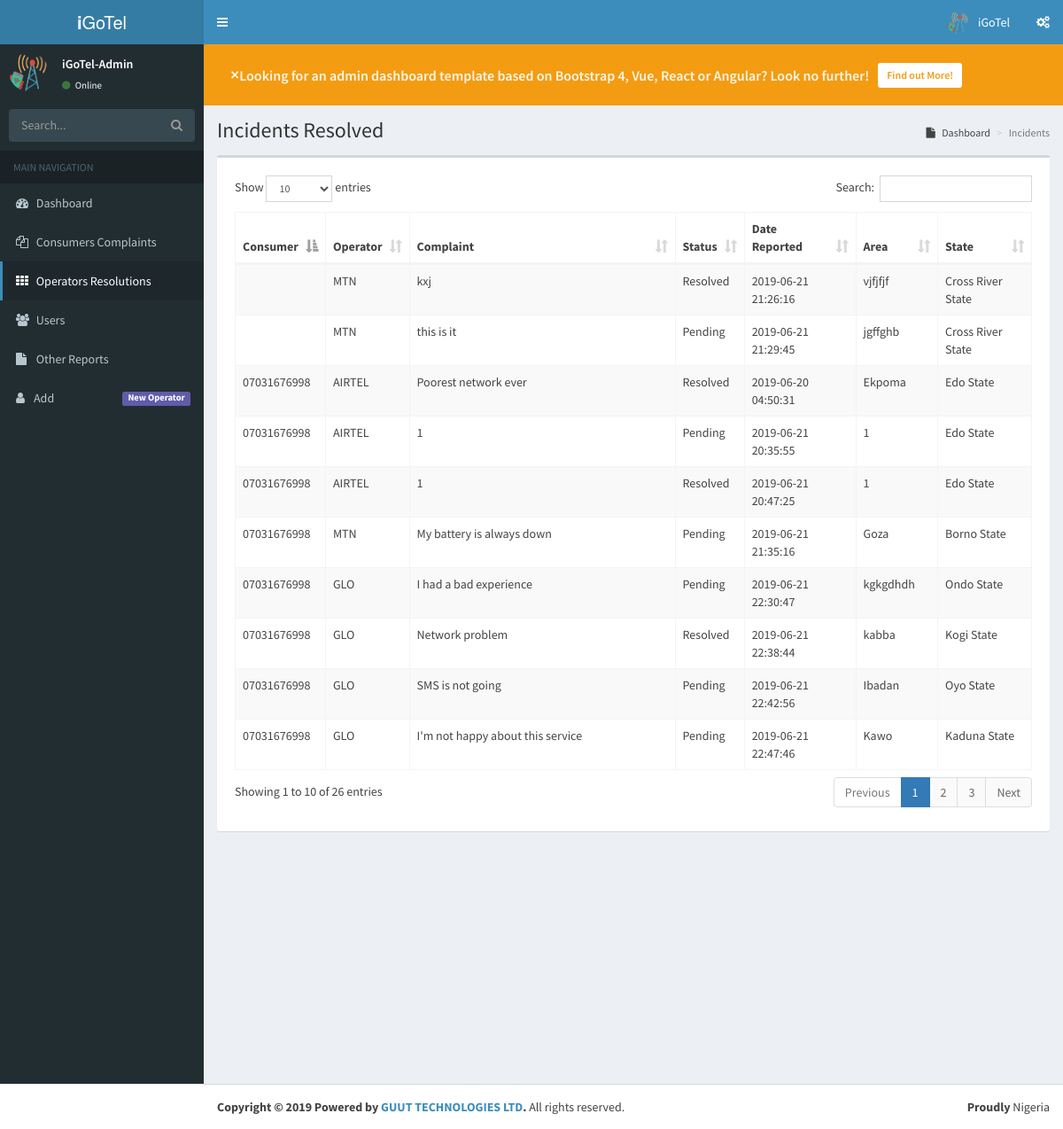
Page /resolutions.php on the committed database.
### tables this page shows
CREATE TABLE `consumersreports` (
  `ConsumersReportID` int(11) NOT NULL,
  `ConsumerID` int(11) DEFAULT NULL,
  `OperatorID` int(11) DEFAULT NULL,
  `ServiceTypeID` int(11) DEFAULT NULL,
  `ClassofServiceID` varchar(100) NOT NULL,
  `RatingID` int(11) DEFAULT NULL,
  `Area` varchar(100) DEFAULT NULL,
  `Description` varchar(100) DEFAULT NULL,
  `IMEI` varchar(100) NOT NULL,
  `StateID` int(11) DEFAULT NULL,
  `Latitude` float DEFAULT NULL,
  `Longitude` float DEFAULT NULL,
  `FrequencyofOccurenceID` int(11) DEFAULT NULL,
  `Status` tinyint(1) NOT NULL,
  `DateSubmitted` datetime DEFAULT NULL
);

CREATE TABLE `consumers` (
  `ConsumerID` int(11) NOT NULL,
  `Username` varchar(100) NOT NULL,
  `Password` varchar(100) NOT NULL,
  `MobileNumber` varchar(15) NOT NULL,
  `OperatorID` int(11) NOT NULL
);

CREATE TABLE `operator` (
  `OperatorID` int(11) NOT NULL,
  `OperatorName` varchar(50) NOT NULL
);

CREATE TABLE `state` (
  `StateID` int(11) NOT NULL,
  `StateName` varchar(30) DEFAULT NULL
);

### resolutions.php (the view, shortened to what this page needs)
<?php
require('inc/db.php');
?>
<!DOCTYPE html>
<html>
<head>
  <link rel="stylesheet" href="bower_components/bootstrap/dist/css/bootstrap.min.css">
  <link rel="stylesheet" href="bower_components/font-awesome/css/font-awesome.min.css">
  <link rel="stylesheet" href="bower_components/Ionicons/css/ionicons.min.css">
  <link rel="stylesheet" href="dist/css/AdminLTE.min.css">
  <link rel="stylesheet" href="dist/css/skins/_all-skins.min.css">
  <link rel="stylesheet" href="bower_components/morris.js/morris.css">
  <link rel="stylesheet" href="bower_components/jvectormap/jquery-jvectormap.css">
  <link rel="stylesheet" href="bower_components/bootstrap-datepicker/dist/css/bootstrap-datepicker.min.css">
  <link rel="stylesheet" href="bower_components/bootstrap-daterangepicker/daterangepicker.css">
  <link rel="stylesheet" href="bower_components/datatables.net-bs/css/dataTables.bootstrap.min.css">
  <link rel="stylesheet" href="plugins/bootstrap-wysihtml5/bootstrap3-wysihtml5.min.css">
</head>
<body class="hold-transition skin-blue sidebar-mini">
  <div class="wrapper">
    <header class="main-header">
      <a href="index2.html" class="logo">
        <span class="logo-lg"><b>i</b>GoTel</span>
      </a>
      <nav class="navbar navbar-static-top">
        <a href="#" class="sidebar-toggle" data-toggle="push-menu" role="button">
        </a>
        <div class="navbar-custom-menu">
          <ul class="nav navbar-nav">
            <li class="dropdown user user-menu">
              <a href="#" class="dropdown-toggle" data-toggle="dropdown">
                <img src="dist/img/logo.png" class="user-image" alt="User Image">
                <span class="hidden-xs">iGoTel</span>
              </a>
            </li>
          </ul>
          <li>
            <a href="#" data-toggle="control-sidebar"><i class="fa fa-gears"></i></a>
          </li>
        </div>
      </nav>
    </header>
    <aside class="main-sidebar">
      <section class="sidebar">
        <div class="user-panel">
          <div class="pull-left image">
            <img src="dist/img/logo.png" class="img-circle" alt="User Image">
          </div>
          <div class="pull-left info">
            <p>iGoTel-Admin</p>
            <a href="#"><i class="fa fa-circle text-success"></i> Online</a>
          </div>
        </div>
        <form action="#" method="get" class="sidebar-form">
          <div class="input-group">
            <input type="text" name="q" class="form-control" placeholder="Search...">
            <span class="input-group-btn">
              <button type="submit" name="search" id="search-btn" class="btn btn-flat"><i class="fa fa-search"></i>
              </button>
            </span>
          </div>
        </form>
        <ul class="sidebar-menu" data-widget="tree">
          <li class="header">MAIN NAVIGATION</li>
          <li>
            <a href="dashboard.php">
              <i class="fa fa-dashboard"></i> <span>Dashboard</span>
            </a>
          </li>
          <li>
            <a href="incidents.php">
              <i class="fa fa-files-o"></i>
              <span>Consumers Complaints</span>
            </a>
          </li>
          <li class="active">
            <a href="resolutions.php">
              <i class="fa fa-th"></i> <span>Operators Resolutions</span>
            </a>
          </li>
          <li><a href="registeredusers.php"><i class="fa fa-users"></i> <span>Users</span></a></li>
          <li><a href="emptypage.php"><i class="fa fa-file"></i> <span>Other Reports</span></a></li>
          <li><a href="#" data-toggle="modal" data-target="#exampleModalCenter"><i class="fa fa-user"></i><span>Add</span><span class="pull-right-container">
                <small class="label pull-right bg-purple">New Operator</small>
              </span></a></li>
        </ul>
      </section>
    </aside>
    <div class="content-wrapper">
      <section class="content-header">
        <h1>
          Incidents Resolved
        </h1>
        <ol class="breadcrumb">
          <li><a href="dashboard.php"><i class="fa fa-file"></i> Dashboard</a></li>
          <li class="active">Incidents</li>
        </ol>
      </section>
      <section class="content">
        <div class="row">
          <div class="col-lg-12 col-xs-12">
            <div class="box">
              <div class="box-header">
                <div class="box-body">
                  <table id="example1" class="table table-bordered table-striped">
                    <thead>
                      <tr>
                        <th>Consumer</th>
                        <th>Operator</th>
                        <th>Complaint</th>
                        <th>Status</th>
                        <th>Date Reported</th>
                        <th>Area</th>
                        <th>State</th>
                      </tr>
                    </thead>
                    <tbody>
                      <?php
                      $sql = "SELECT cr.ConsumersReportID as id,MobileNumber,cr.Description,cr.Area,
                      OperatorName,StateName,cr.DateSubmitted,cr.Status FROM consumersreports cr left JOIN
                      operator op on cr.OperatorID = op.OperatorID left JOIN
                      consumers cn on cr.ConsumerID = cn.ConsumerID LEFT JOIN
                      state st on cr.StateID = st.StateID";
                      $status = "";
                      $result = $conn->query($sql);
                      if ($result->num_rows > 0) {
                        while ($row = $result->fetch_assoc()) {
                          if ($row["Status"] == 2) {
                            $status = "Resolved";
                          }else{
                            $status = "Pending";
                          }
                          echo "<tr>
                                <td>" . $row["MobileNumber"] . "</td>
                                <td>" . $row['OperatorName'] . "</td>
                                <td>" . $row['Description'] . "</td>
                                <td>" . $status . "</td>
                                <td>" . $row['DateSubmitted'] . "</td>
                                <td>" . $row['Area'] . "</td>
                                <td>" . $row['StateName'] . "</td>
                                </tr>";
                        }
                      } else {
                        echo "0 result";
                      }
                      ?>
                    </tbody>
                  </table>
                </div>
              </div>
            </div>
          </div>
        </div>
      </section>
      <section class="content">
    </div>
  </div>
  <footer class="main-footer">
    <div class="pull-right hidden-xs">
      <b>Proudly</b> Nigeria
    </div>
    <strong>Copyright &copy; 2019 Powered by <a href="https://adminlte.io/">GUUT TECHNOLOGIES LTD</a>.</strong> All rights
    reserved.
  </footer>
</body>
</html>

### rows in the picture
consumersreports: ConsumerID.MobileNumber "07031676998", OperatorID.OperatorName "AIRTEL", Description "Poorest network ever", Status "Resolved", DateSubmitted "2019-06-20 04:50:31", Area "Ekpoma", StateID.StateName "Edo State"
consumersreports: ConsumerID.MobileNumber "07031676998", OperatorID.OperatorName "AIRTEL", Description "1", Status "Pending", DateSubmitted "2019-06-21 20:35:55", Area "1", StateID.StateName "Edo State"
consumersreports: ConsumerID.MobileNumber "07031676998", OperatorID.OperatorName "AIRTEL", Description "1", Status "Resolved", DateSubmitted "2019-06-21 20:47:25", Area "1", StateID.StateName "Edo State"
consumersreports: OperatorID.OperatorName "MTN", Description "kxj", Status "Resolved", DateSubmitted "2019-06-21 21:26:16", Area "vjfjfjf", StateID.StateName "Cross River State"
consumersreports: OperatorID.OperatorName "MTN", Description "this is it", Status "Pending", DateSubmitted "2019-06-21 21:29:45", Area "jgffghb", StateID.StateName "Cross River State"
consumersreports: ConsumerID.MobileNumber "07031676998", OperatorID.OperatorName "MTN", Description "My battery is always down", Status "Pending", DateSubmitted "2019-06-21 21:35:16", Area "Goza", StateID.StateName "Borno State"
consumersreports: ConsumerID.MobileNumber "07031676998", OperatorID.OperatorName "GLO", Description "I had a bad experience", Status "Pending", DateSubmitted "2019-06-21 22:30:47", Area "kgkgdhdh", StateID.StateName "Ondo State"
consumersreports: ConsumerID.MobileNumber "07031676998", OperatorID.OperatorName "GLO", Description "Network problem", Status "Resolved", DateSubmitted "2019-06-21 22:38:44", Area "kabba", StateID.StateName "Kogi State"
consumersreports: ConsumerID.MobileNumber "07031676998", OperatorID.OperatorName "GLO", Description "SMS is not going", Status "Pending", DateSubmitted "2019-06-21 22:42:56", Area "Ibadan", StateID.StateName "Oyo State"
consumersreports: ConsumerID.MobileNumber "07031676998", OperatorID.OperatorName "GLO", Description "I'm not happy about this service", Status "Pending", DateSubmitted "2019-06-21 22:47:46", Area "Kawo", StateID.StateName "Kaduna State"
